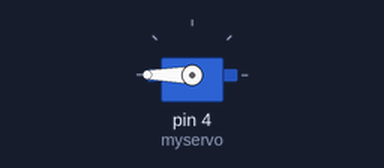
This sketch was run on a simulated Arduino Uno, built with avr-gcc and run on an emulated ATmega328P. Shown: servo.

Above: at 0.05 s.
At 1.5 s:
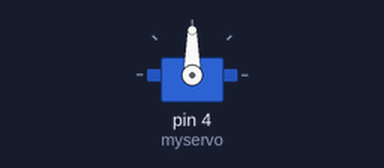
At 3.0 s:
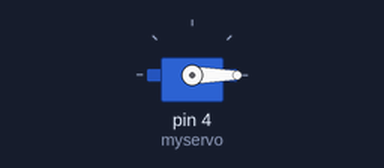
Timing chart, 0 to 6.9 s (numbered marks = the images above):
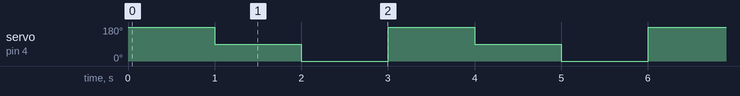

The sketch:

servoTest.ino
```cpp
#include <Servo.h>
Servo myservo;

void setup() {

	myservo.attach(4);

}

void loop() {
	myservo.write(180);
	delay(1000);
	myservo.write(90);
	delay(1000);
	myservo.write(0);
	delay(1000);

}
```

Measured:
- by itself, servo on pin 4 (myservo): repeats every 3.0 s: 0° 1.0 s, 180° 1.0 s, 90° 1.0 s
